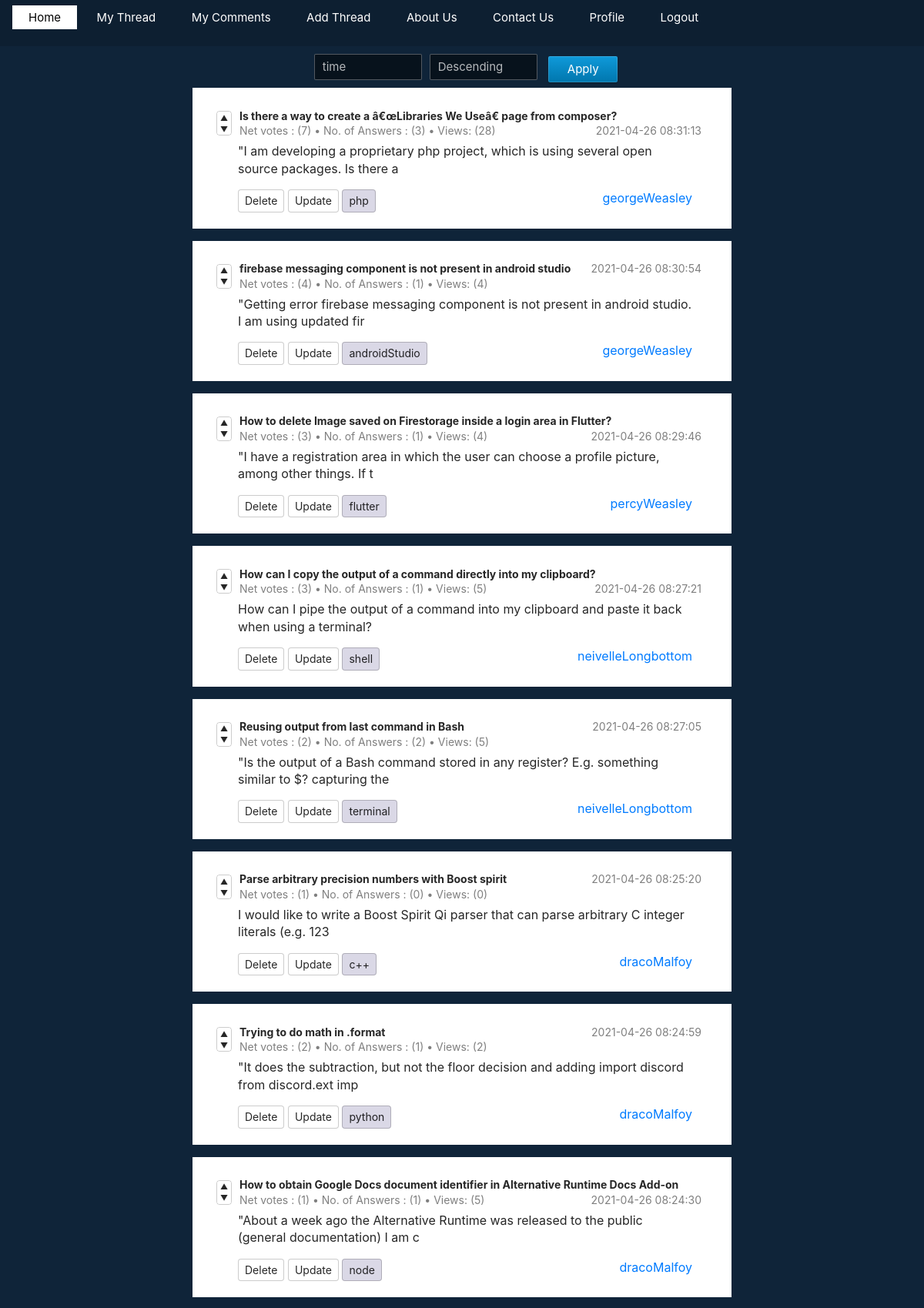
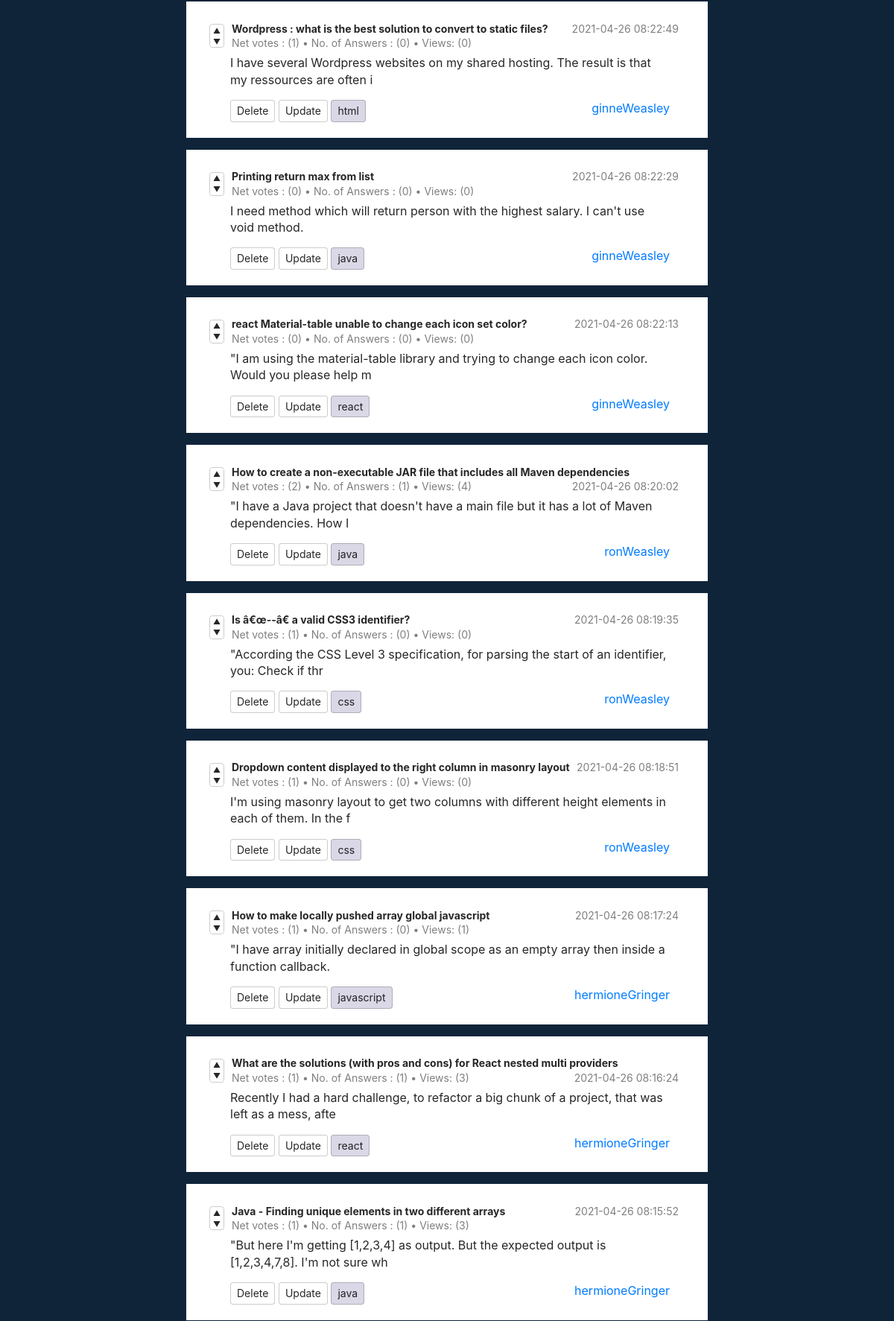
The app's page /loggedIn/home.php (signed in, upper part) with its own data (2 pictures, top to bottom).
### tables this page shows
CREATE TABLE `threads` (
  `threadId` int(11) NOT NULL,
  `tDateTime` timestamp NOT NULL DEFAULT current_timestamp(),
  `topic` varchar(1000) NOT NULL,
  `summary` varchar(1000) NOT NULL,
  `tag` varchar(20) NOT NULL,
  `userId` int(11) NOT NULL,
  `votes` int(11) NOT NULL,
  `views` int(11) NOT NULL,
  `noAnswers` int(11) NOT NULL
);

### Pages/utility.php (called while the page is built, shortened)
<?php
	function ExecuteQuery ($SQL)
	{
		$con=mysqli_connect ("localhost", "root","");
		mysqli_select_db ($con,"forum");
		$rows = mysqli_query ($con,$SQL);
		return $rows;
	}
?>

### loggedIn/home.php (the view, shortened to what this page needs)
<!DOCTYPE html>
<html lang="en">
  <head>
    <link rel="stylesheet" href="../CSS/dbmsNav.css" />
    <link rel="stylesheet" href="../CSS/mini_style.css" />
    <link
      rel="stylesheet"
      media="screen and (max-width: 1480px)"
      href="../CSS/phone.css"
    />
    <link rel="stylesheet" href="../CSS/preloader.css" />
    <link rel="stylesheet" href="../Pages/form.css" type="text/css">
    <link rel="stylesheet" href="../CSS/box.css" type="text/css"/>
  </head>
<body>
    <div class="navbar">
        <ul>
          <li class="active"><a href="home.php">Home</a></li>
          <li class="item"><a href="myThreads.php">My Thread</a></li>
          <li class="item"><a href="myComments.php">My Comments</a></li>
          <li class="item"><a href="addThread.php">Add Thread</a></li>
          <li class="item"><a href="aboutUS.php">About Us</a></li>
          <li class="item"><a href="contactUs.php">Contact Us</a></li>
          <li class="item"><a href="profile.php">Profile</a></li>
          <li class="item"><a href="logout.php">Logout</a></li>
        </ul>
    </div>
    <?php
      include '../Pages/utility.php';
      $type = "time";
      $way = "descend";
    ?>
        <?php
            echo "
            <div class='sumeetK'><form class='form' action='home.php' method='post' enctype='multipart/form-data' autocomplete='off'>
              <div class='parvaS1'><select name='type' id='type'>";
              if($type == "time"){
                echo"<option value='time' selected>time</option>";
              }else{
                echo"<option value='time'>time</option>";
              }
              echo"</select></div><div class='parvaS1'>
              <select name='way' id='way'>";
              if($way == "descend"){
                echo"<option value='descend' selected>Descending</option>";
              }else{
                echo"<option value='descend'>Descending</option>";
              }
              echo"</select></div>
              <div class='parvaS'>
              <input type='submit' value='Apply' class='btn btn-block btn-primary'>
              </div>
              </form></div>";
            $str = "CALL sortAcc('$type','$way')";
            $result=ExecuteQuery($str);
            while($row = mysqli_fetch_assoc($result)){
              $userId = $row['userId'];
              $str = "SELECT extractUsername($userId) as username";
              $res=ExecuteQuery($str);
              $temp = mysqli_fetch_assoc($res);
              $username = $temp['username'];
              echo "<div class='comment-thread'>
                <div class='comment' id='comment-1'>
                    <div class='comment-heading'>
                        <div class='comment-voting'>
                            <a href = 'vote.php?vote=up&id=$row[threadId]'>
                            <button type='button'>
                                <span aria-hidden='true'>&#9650;</span>
                                <span class='sr-only'>Vote up</span>
                            </button>
                            </a>
                            <a href = 'vote.php?vote=down&id=$row[threadId]'>
                            <button type='button'>
                                <span aria-hidden='true'>&#9660;</span>
                                <span class='sr-only'>Vote down</span>
                            </button>
                            </a>
                        </div>
                        <div class='comment-info'>
                          <div class='s-1'>
                            <a href='threadView.php?id=$row[threadId]' class='comment-author'>";
              echo $row['topic'];
              echo "</a>
                <div class='n-1'>";
                echo $row['tDateTime'];
                echo "</div>
                </div>
              <div class='m-0'> Net votes :   (";
              echo $row['votes'];
              echo ")         &bull;        No. of Answers :   (";
              echo $row['noAnswers'];
              echo ")         &bull;        Views:   (";
              echo $row['views'];
              echo")</div>
                        </div>
                    </div>
                    <div class='comment-body'>
                        <p>";
              echo $row['summary'];
              echo"</p> <a href='deleteThread.php?id=$row[threadId]' >
                        <button type='button'>Delete</button></a>
                        <a href='updateThread.php?id=$row[threadId]' >
                        <button type='button'>Update</button></a>
                        <button type='button' class='colorTag'>";
              echo $row['tag'];
              echo "</button>
                        <div class='author'>
                        <a href = 'profileOpen.php?userId=$row[userId]' >";
              echo $username;
              echo " </a>  </div>
                    </div>
                </div>
              </div>";
            }
        ?>
  </body>
</html>

### CSS/dbmsNav.css (style rules this page uses)
* { margin: 0; padding: 0; }
html { scroll-behavior: smooth; }
.navbar { padding-left: 20px; padding-right: 20px; z-index: 10; position: fixed; float: left; height: 60px; width: 100%; background-image: linear-gradient(rgba(0,0,0,0.15),rgba(0, 0, 0, 0.15)); }
ul { list-style: none; float: left; margin-top: 25px; margin-right: 20px; }
ul li { display: inline-block; }
ul li a { text-decoration: none; color: #fff; padding: 5px 20px; border: 1px solid transparent; font-size: 15px; }
ul li.active a { color: black; background-color: white; }

### CSS/phone.css (style rules this page uses)
.btn { font-size: 16px; padding: 6px 10px; }

### Pages/form.css (style rules this page uses)
* { margin:0; padding:0; }
body { color: #fff; background-color:#19547c; font-family:helvetica; background:url('http://clevertechie.com/img/bnet-bg.jpg') #0f2439 no-repeat center top; }
select, textarea, input[type="text"], input[type="password"], input[type="email"] { height:30px; width:100%;; display: inline-block; vertical-align: middle; height: 34px; padding: 0 10px; margin-top: 3px; margin-bottom: 10px; font-size: 15px; line-height: 20px; border: 1px solid rgba(255, 255, 255, 0.3); background-color: rgba(0, 0, 0, 0.5); color: rgba(255, 255, 255, 0.7); -moz-box-sizing: border-box; box-sizing: border-box; border-radius: 2px; }
select, textarea, input[type="text"], input[type="password"], input[type="email"] { -webkit-appearance: none; -moz-appearance: none; -ms-appearance: none; appearance: none; -webkit-transition: background-position 0.2s, background-color 0.2s, border-color 0.2s, box-shadow 0.2s; transition: background-position 0.2s, background-color 0.2s, border-color 0.2s, box-shadow 0.2s; }
.btn { text-overflow: ellipsis; white-space: nowrap; overflow: hidden; margin: 3px 0; padding: 6px 20px; font-size: 15px; line-height: 20px; height: 34px; background-color: rgba(0, 0, 0, 0.15); color: #00aeff; border: 1px solid rgba(255, 255, 255, 0.15); box-shadow: 0 0 rgba(0, 0, 0, 0); border-radius: 2px; -webkit-transition: background-color 0.2s, box-shadow 0.2s, background-color 0.2s, border-color 0.2s, color 0.2s; transition: background-color 0.2s, box-shadow 0.2s, background-color 0.2s, border-color 0.2s, color 0.2s; }
.btn-primary { background-color: #098cc8; color: #ffffff; border: 1px solid transparent; box-shadow: 0 0 rgba(0, 0, 0, 0); border-radius: 2px; -webkit-transition: background-color 0.2s, box-shadow 0.2s, background-color 0.2s, border-color 0.2s, color 0.2s; transition: background-color 0.2s, box-shadow 0.2s, background-color 0.2s, border-color 0.2s, color 0.2s; background-image: -webkit-linear-gradient(top, #0f9ada, #0076ad); background-image: linear-gradient(to bottom, #0f9ada, #0076ad); border: 0; box-shadow: 0 1px 1px rgba(0, 0, 0, 0.3), 0 0 0 1px rgba(255, 255, 255, 0.15) inset; }
.btn-block { display: block; width: 100%; padding-left: 0; padding-right: 0; }
.sumeetK { position:relative; display: inline-block; top:10%; height:65%; width:100%; margin-left:auto; margin-right:auto; text-align: center; }
.parvaS { display: inline-block; padding-left: 10px; width: 100px; }
.parvaS1 { display: inline-block; padding-left: 10px; width: 150px; }

### CSS/box.css (style rules this page uses)
* { box-sizing: border-box; }
body { font-family: -apple-system, BlinkMacSystemFont, "Segoe UI", Roboto, Helvetica, Arial, sans-serif, "Apple Color Emoji", "Segoe UI Emoji", "Segoe UI Symbol"; line-height: 1.4; color: rgba(0, 0, 0, 0.85); }
button { -moz-appearance: none; -webkit-appearance: none; appearance: none; font-size: 14px; padding: 4px 8px; color: rgba(0, 0, 0, 0.85); background-color: #fff; border: 1px solid rgba(0, 0, 0, 0.2); border-radius: 4px; }
.colorTag { background-color:#DAD8E6; }
.comment-thread { width: 700px; max-width: 100%; margin: auto; padding: 0 30px; background-color: #fff; border: 1px solid transparent; }
.m-0 { margin: 0; }
.n-1 { float: right; }
.s-1 { width: 600px; }
.comment { position: relative; margin: 20px auto; }
.comment-heading { display: flex; align-items: center; height: 50px; font-size: 14px; }
.comment-voting { width: 20px; height: 32px; border: 1px solid rgba(0, 0, 0, 0.2); border-radius: 4px; }
.comment-voting button { display: block; width: 100%; height: 50%; padding: 0; border: 0; font-size: 10px; }
.comment-info { color: rgba(0, 0, 0, 0.5); margin-left: 10px; }
.comment-author { color: rgba(0, 0, 0, 0.85); font-weight: bold; text-decoration: none; }
.author { position:relative; float: right; }
.comment-body { padding: 0 20px; padding-left: 28px; }

### records on screen
threads: topic "Is there a way to create a â€œLibraries We Useâ€ page from composer?", tDateTime "2021-04-26 08:31:13", votes "7", noAnswers "3", views "28", summary "\"I am developing a proprietary php project, which is using several open source packages. Is there a", tag "php", username "georgeWeasley"
threads: topic "firebase messaging component is not present in android studio", tDateTime "2021-04-26 08:30:54", votes "4", noAnswers "1", views "4", summary "\"Getting error firebase messaging component is not present in android studio. I am using updated fir", tag "androidStudio", username "georgeWeasley"
threads: topic "How to delete Image saved on Firestorage inside a login area in Flutter?", tDateTime "2021-04-26 08:29:46", votes "3", noAnswers "1", views "4", summary "\"I have a registration area in which the user can choose a profile picture, among other things. If t", tag "flutter", username "percyWeasley"
threads: topic "How can I copy the output of a command directly into my clipboard?", tDateTime "2021-04-26 08:27:21", votes "3", noAnswers "1", views "5", summary "How can I pipe the output of a command into my clipboard and paste it back when using a terminal?", tag "shell", username "neivelleLongbottom"
threads: topic "Reusing output from last command in Bash", tDateTime "2021-04-26 08:27:05", votes "2", noAnswers "2", views "5", summary "\"Is the output of a Bash command stored in any register? E.g. something similar to $? capturing the", tag "terminal", username "neivelleLongbottom"
threads: topic "Parse arbitrary precision numbers with Boost spirit", tDateTime "2021-04-26 08:25:20", votes "1", noAnswers "0", views "0", summary "I would like to write a Boost Spirit Qi parser that can parse arbitrary C integer literals (e.g. 123", tag "c++", username "dracoMalfoy"
threads: topic "Trying to do math in .format", tDateTime "2021-04-26 08:24:59", votes "2", noAnswers "1", views "2", summary "\"It does the subtraction, but not the floor decision and adding import discord from discord.ext imp", tag "python", username "dracoMalfoy"
threads: topic "How to obtain Google Docs document identifier in Alternative Runtime Docs Add-on", tDateTime "2021-04-26 08:24:30", votes "1", noAnswers "1", views "5", summary "\"About a week ago the Alternative Runtime was released to the public (general documentation) I am c", tag "node", username "dracoMalfoy"
threads: topic "Wordpress : what is the best solution to convert to static files?", tDateTime "2021-04-26 08:22:49", votes "1", noAnswers "0", views "0", summary "I have several Wordpress websites on my shared hosting. The result is that my ressources are often i", tag "html", username "ginneWeasley"
threads: topic "Printing return max from list", tDateTime "2021-04-26 08:22:29", votes "0", noAnswers "0", views "0", summary "I need method which will return person with the highest salary. I can't use void method.", tag "java", username "ginneWeasley"
threads: topic "react Material-table unable to change each icon set color?", tDateTime "2021-04-26 08:22:13", votes "0", noAnswers "0", views "0", summary "\"I am using the material-table library and trying to change each icon color. Would you please help m", tag "react", username "ginneWeasley"
threads: topic "How to create a non-executable JAR file that includes all Maven dependencies", tDateTime "2021-04-26 08:20:02", votes "2", noAnswers "1", views "4", summary "\"I have a Java project that doesn't have a main file but it has a lot of Maven dependencies. How I", tag "java", username "ronWeasley"
threads: topic "Is â€œ--â€ a valid CSS3 identifier?", tDateTime "2021-04-26 08:19:35", votes "1", noAnswers "0", views "0", summary "\"According the CSS Level 3 specification, for parsing the start of an identifier, you: Check if thr", tag "css", username "ronWeasley"
threads: topic "Dropdown content displayed to the right column in masonry layout", tDateTime "2021-04-26 08:18:51", votes "1", noAnswers "0", views "0", summary "I'm using masonry layout to get two columns with different height elements in each of them. In the f", tag "css", username "ronWeasley"
threads: topic "How to make locally pushed array global javascript", tDateTime "2021-04-26 08:17:24", votes "1", noAnswers "0", views "1", summary "\"I have array initially declared in global scope as an empty array then inside a function callback.", tag "javascript", username "hermioneGringer"
threads: topic "What are the solutions (with pros and cons) for React nested multi providers", tDateTime "2021-04-26 08:16:24", votes "1", noAnswers "1", views "3", summary "Recently I had a hard challenge, to refactor a big chunk of a project, that was left as a mess, afte", tag "react", username "hermioneGringer"
threads: topic "Java - Finding unique elements in two different arrays", tDateTime "2021-04-26 08:15:52", votes "1", noAnswers "1", views "3", summary "\"But here I'm getting [1,2,3,4] as output. But the expected output is [1,2,3,4,7,8]. I'm not sure wh", tag "java", username "hermioneGringer"
